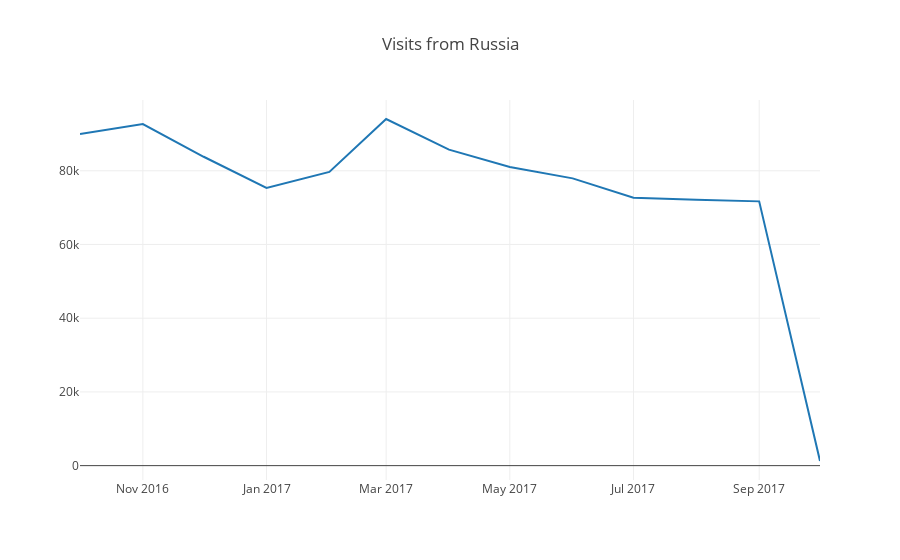

Notebook cell for this chart:
### Markdown cell above
Еще одна полезная функция по работе с датами - это приведение к началу периода `toStartOfMonth`, `toStartOfYear`, `toStartOfMinute`, `toStartOfHour` и т.д.

### Code cell
q = '''
    SELECT
        count() as visits,
        toStartOfMonth(Date) as date
    FROM visits_all
    WHERE RegionCountry = 'Russia'
    GROUP BY date
    FORMAT TabSeparatedWithNames
'''

plotly_line_df(get_clickhouse_df(q).set_index('date'), title = 'Visits from Russia')

### Figure 1 — Plotly figure (JSON) as saved in the notebook; plotly's stock layout.template omitted (floating-point values rounded to 4 significant figures)
{"data": [{"mode": "lines", "name": "visits", "type": "scatter", "x": ["2016-10-01", "2016-11-01", "2016-12-01", "2017-01-01", "2017-02-01", "2017-03-01", "2017-04-01", "2017-05-01", "2017-06-01", "2017-07-01", "2017-08-01", "2017-09-01", "2017-10-01"], "y": [89962, 92666, 83801, 75368, 79689, 94048, 85727, 81040, 77939, 72714, 72164, 71702, 1255]}], "layout": {"title": "Visits from Russia"}}
